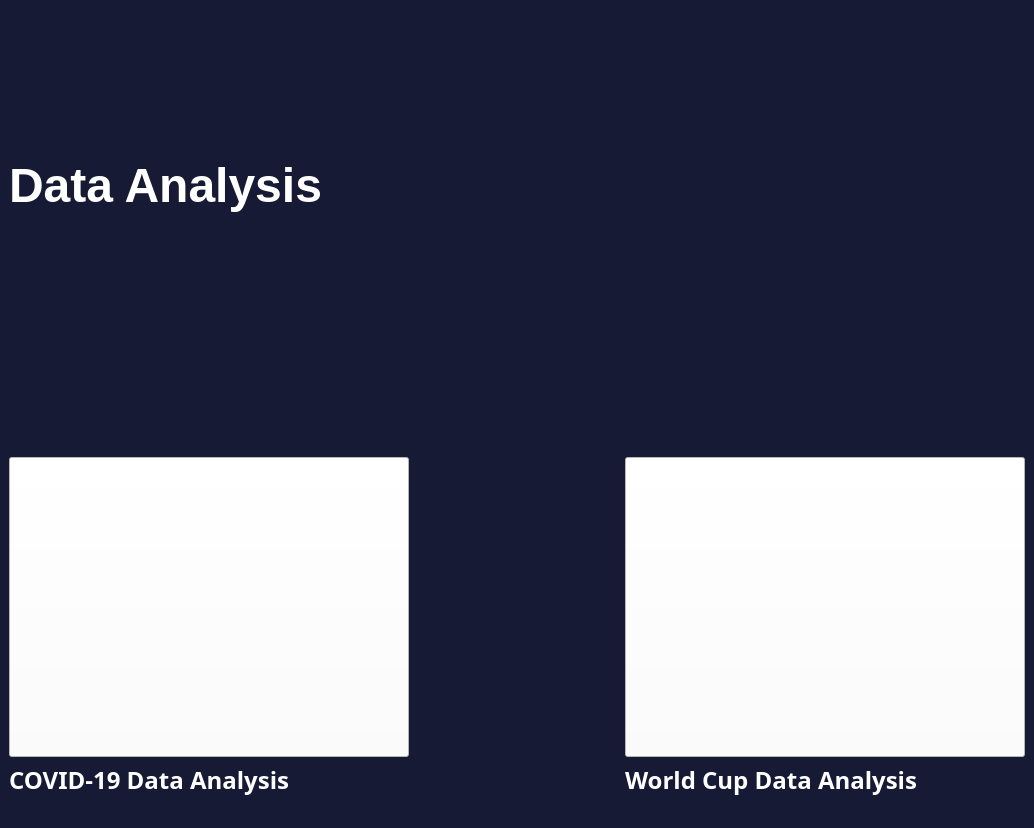
<?xml version="1.0" encoding="UTF-8"?>
<ui version="4.0">
 <class>MainWindow</class>
 <widget class="QMainWindow" name="MainWindow">
  <property name="geometry">
   <rect>
    <x>0</x>
    <y>0</y>
    <width>1034</width>
    <height>828</height>
   </rect>
  </property>
  <property name="windowTitle">
   <string>Data Analysis Application</string>
  </property>
  <property name="styleSheet">
   <string notr="true">background-image: url(:/images/best-business-intelligence-and-data-visualization-tools-for-2019-featured-1200x900.jpg);
background-repeat: no-repeat;
background-color: rgb(22, 26, 53);</string>
  </property>
  <widget class="QWidget" name="centralwidget">
   <layout class="QGridLayout" name="gridLayout_2">
    <item row="0" column="0">
     <spacer name="verticalSpacer_2">
      <property name="orientation">
       <enum>Qt::Vertical</enum>
      </property>
      <property name="sizeHint" stdset="0">
       <size>
        <width>20</width>
        <height>81</height>
       </size>
      </property>
     </spacer>
    </item>
    <item row="1" column="0">
     <widget class="QLabel" name="label">
      <property name="font">
       <font>
        <pointsize>36</pointsize>
        <weight>75</weight>
        <bold>true</bold>
       </font>
      </property>
      <property name="styleSheet">
       <string notr="true">color: rgb(255, 255, 255);</string>
      </property>
      <property name="text">
       <string>Data Analysis</string>
      </property>
     </widget>
    </item>
    <item row="1" column="1">
     <spacer name="horizontalSpacer_2">
      <property name="orientation">
       <enum>Qt::Horizontal</enum>
      </property>
      <property name="sizeHint" stdset="0">
       <size>
        <width>594</width>
        <height>20</height>
       </size>
      </property>
     </spacer>
    </item>
    <item row="2" column="0">
     <spacer name="verticalSpacer">
      <property name="orientation">
       <enum>Qt::Vertical</enum>
      </property>
      <property name="sizeHint" stdset="0">
       <size>
        <width>20</width>
        <height>238</height>
       </size>
      </property>
     </spacer>
    </item>
    <item row="3" column="0" colspan="2">
     <layout class="QGridLayout" name="gridLayout">
      <item row="0" column="0">
       <widget class="QPushButton" name="covid19DataButton">
        <property name="minimumSize">
         <size>
          <width>400</width>
          <height>300</height>
         </size>
        </property>
        <property name="cursor">
         <cursorShape>PointingHandCursor</cursorShape>
        </property>
        <property name="styleSheet">
         <string notr="true">background-image: url(:/images/covid19-2-400x300.jpg);
background-color: rgb(255, 255, 255);</string>
        </property>
        <property name="text">
         <string/>
        </property>
       </widget>
      </item>
      <item row="0" column="1">
       <spacer name="horizontalSpacer">
        <property name="orientation">
         <enum>Qt::Horizontal</enum>
        </property>
        <property name="sizeHint" stdset="0">
         <size>
          <width>40</width>
          <height>20</height>
         </size>
        </property>
       </spacer>
      </item>
      <item row="0" column="2">
       <widget class="QPushButton" name="worldCupDataButton">
        <property name="minimumSize">
         <size>
          <width>400</width>
          <height>300</height>
         </size>
        </property>
        <property name="cursor">
         <cursorShape>PointingHandCursor</cursorShape>
        </property>
        <property name="styleSheet">
         <string notr="true">background-image: url(:/images/512066_v2.jpg);
background-color: rgb(255, 255, 255);</string>
        </property>
        <property name="text">
         <string/>
        </property>
       </widget>
      </item>
      <item row="1" column="0">
       <widget class="QLabel" name="label_2">
        <property name="font">
         <font>
          <family>Book Antiqua</family>
          <pointsize>18</pointsize>
          <weight>75</weight>
          <bold>true</bold>
         </font>
        </property>
        <property name="styleSheet">
         <string notr="true">color: rgb(255, 255, 255);</string>
        </property>
        <property name="text">
         <string>COVID-19 Data Analysis</string>
        </property>
       </widget>
      </item>
      <item row="1" column="2">
       <widget class="QLabel" name="label_3">
        <property name="font">
         <font>
          <family>Book Antiqua</family>
          <pointsize>18</pointsize>
          <weight>75</weight>
          <bold>true</bold>
         </font>
        </property>
        <property name="styleSheet">
         <string notr="true">color: rgb(255, 255, 255);</string>
        </property>
        <property name="text">
         <string>World Cup Data Analysis</string>
        </property>
       </widget>
      </item>
     </layout>
    </item>
   </layout>
  </widget>
  <widget class="QStatusBar" name="statusbar"/>
 </widget>
 <resources>
  <include location="file used/sourcc.qrc"/>
 </resources>
 <connections/>
</ui>
